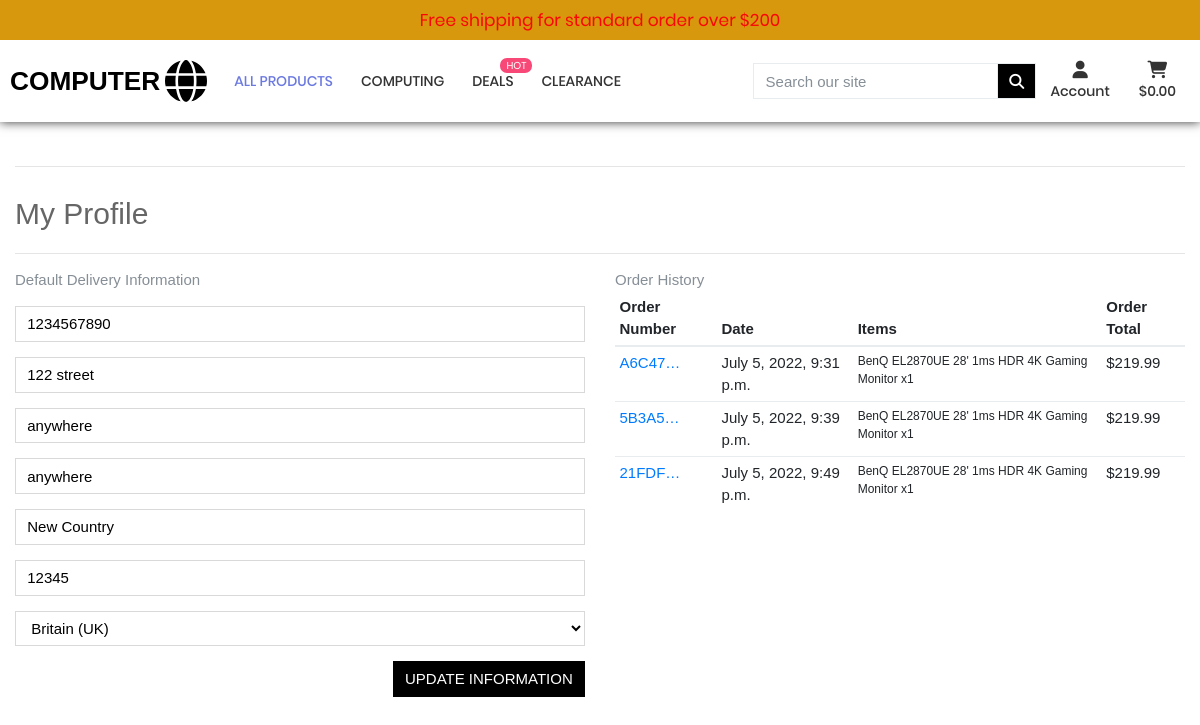
/profile/ (signed in), run on an earlier commit of the app's database.
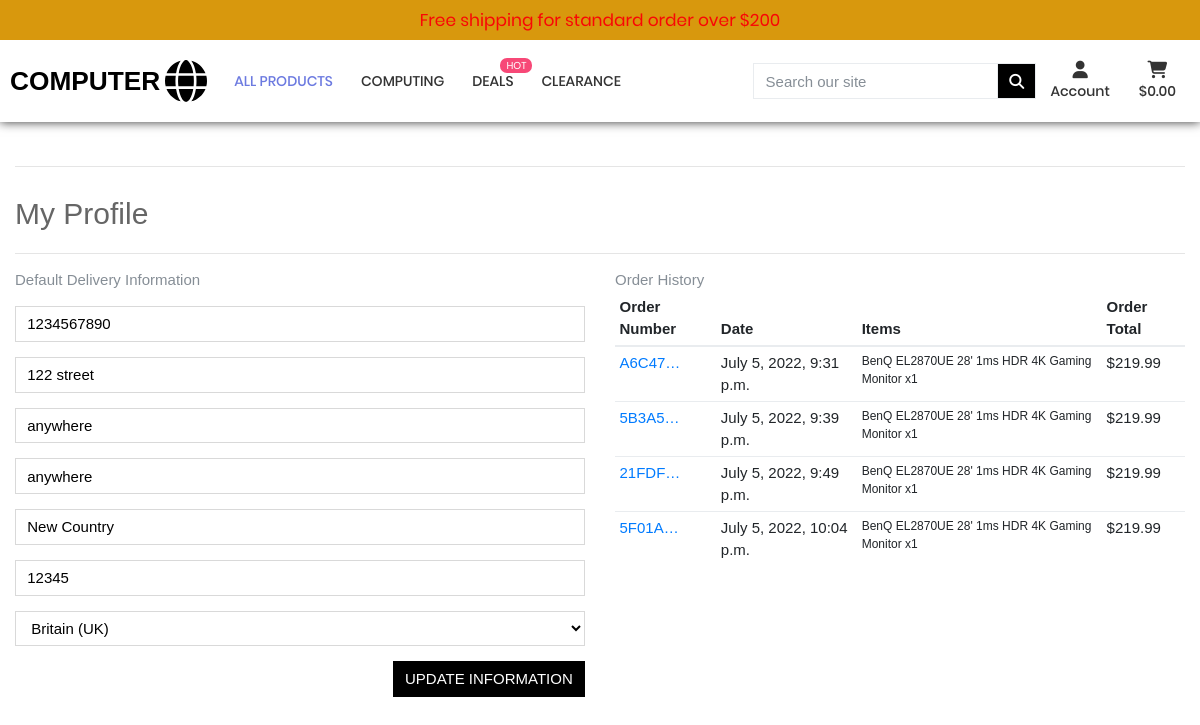
And on a later commit of the database.
### profiles/models.py (models this page shows, shortened)
class UserProfile(models.Model):
    user = models.OneToOneField(User, on_delete=models.CASCADE)
    default_phone_number = models.CharField(max_length=20, null=True, blank=True)
    default_street_address1 = models.CharField(max_length=80, null=True, blank=True)
    default_street_address2 = models.CharField(max_length=80, null=True, blank=True)
    default_town_or_city = models.CharField(max_length=40, null=True, blank=True)
    default_county = models.CharField(max_length=80, null=True, blank=True)
    default_postcode = models.CharField(max_length=20, null=True, blank=True)
    default_country = CountryField(blank_label='Country', null=True, blank=True)

### checkout/models.py (models this page shows, shortened)
class Order(models.Model):
    order_number = models.CharField(max_length=32, null=False, editable=False)
    user_profile = models.ForeignKey(UserProfile, on_delete=models.SET_NULL,
                                     null=True, blank=True, related_name='orders')
    full_name = models.CharField(max_length=50, null=False, blank=False)
    email = models.EmailField(max_length=254, null=False, blank=False)
    phone_number = models.CharField(max_length=20, null=False, blank=False)
    country = CountryField(blank_label='Country *', null=False, blank=False)
    postcode = models.CharField(max_length=20, null=True, blank=True)
    town_or_city = models.CharField(max_length=40, null=False, blank=False)
    street_address1 = models.CharField(max_length=80, null=False, blank=False)
    street_address2 = models.CharField(max_length=80, null=True, blank=True)
    county = models.CharField(max_length=80, null=True, blank=True)
    date = models.DateTimeField(auto_now_add=True)
    delivery_cost = models.DecimalField(max_digits=6, decimal_places=2, null=False, default=0)
    order_total = models.DecimalField(max_digits=10, decimal_places=2, null=False, default=0)
    grand_total = models.DecimalField(max_digits=10, decimal_places=2, null=False, default=0)
    original_bag = models.TextField(null=False, blank=False, default='')
    stripe_pid = models.CharField(max_length=254, null=False, blank=False, default='')

class OrderLineItem(models.Model):
    order = models.ForeignKey(Order, null=False, blank=False, on_delete=models.CASCADE, related_name='lineitems')
    product = models.ForeignKey(Product, null=False, blank=False, on_delete=models.CASCADE)
    product_size = models.CharField(max_length=2, null=True, blank=True)  # 24, 27, 28, 32, 49
    quantity = models.IntegerField(null=False, blank=False, default=0)
    lineitem_total = models.DecimalField(max_digits=6, decimal_places=2, null=False, blank=False, editable=False)

### products/models.py (models this page shows, shortened)
class Product(models.Model):
    category = models.ForeignKey('Category', null=True, blank=True,
                                 on_delete=models.SET_NULL)
    sku = models.CharField(max_length=254, null=True, blank=True)
    name = models.CharField(max_length=254)
    description = models.TextField()
    has_sizes = models.BooleanField(default=False, null=True, blank=True)
    price = models.DecimalField(max_digits=6, decimal_places=2)
    rating = models.DecimalField(max_digits=6, decimal_places=2, null=True,
                                 blank=True)
    image_url = models.URLField(max_length=1024, null=True, blank=True)
    image = models.ImageField(null=True, blank=True)
    image1 = models.ImageField(null=True, blank=True)
    image2 = models.ImageField(null=True, blank=True)
    weight = models.CharField(max_length=254)
    dimension = models.CharField(max_length=254)

### profiles/views.py (the view)
# urls.py: path('profile/', include('profiles.urls')),
def profile(request):
    profile = get_object_or_404(UserProfile, user=request.user)
    if request.method == 'POST':
        form = UserProfileForm(request.POST, instance=profile)
        if form.is_valid():
            form.save()
            messages.success(request, 'Profile updated successfully')
        else:
            messages.error(request, 'Update failed. Please ensure the form is valid.')
    else:
        form = UserProfileForm(instance=profile)
    orders = profile.orders.all()
    template = 'profiles/profile.html'
    context = {
        'form': form,
        'orders': orders,
        'on_profile_page': True
    }
    return render(request, template, context)

### profiles/templates/profiles/profile.html (shortened to what this page needs)
{% extends "base.html" %}
{% load static %}
{% block extra_css %}
<link rel="stylesheet" href="{% static 'profiles/css/profile.css' %}">
{% endblock %}
{% block content %}
<div class="container p-t-150">
    <div class="row">
        <div class="col">
            <hr>
            <h2 class="logo-font mb-4">My Profile</h2>
            <hr>
        </div>
    </div>
    <div class="row">
        <div class="col-12 col-lg-6">
            <p class="text-muted">Default Delivery Information</p>
            <form class="mt-3" action="{% url 'profile' %}" method="POST" id="profile-update-form">
                {{ form|crispy }}
                <button class="btn btn-black rounded-0 text-uppercase float-right">Update Information</button>
            </form>
        </div>
        <div class="col-12 col-lg-6">
            <p class="text-muted">Order History</p>
            <div class="order-history table-responsive">
                <table class="table table-sm table-borderless">
                    <thead>
                        <tr>
                            <th>Order Number</th>
                            <th>Date</th>
                            <th>Items</th>
                            <th>Order Total</th>
                        </tr>
                    </thead>
                    <tbody>
                        {% for order in orders %}
                        <tr>
                            <td>
                                <a href="{% url 'order_history' order.order_number %}" title="{{ order.order_number }}">
                                    {{ order.order_number|truncatechars:6 }}
                                </a>
                            </td>
                            <td>{{ order.date }}</td>
                            <td>
                                <ul class="list-unstyled">
                                    {% for item in order.lineitems.all %}
                                    <li class="small">
                                        {{ item.product.name }} x{{ item.quantity }}
                                    </li>
                                    {% endfor %}
                                </ul>
                            </td>
                            <td>${{ order.grand_total }}</td>
                        </tr>
                        {% endfor %}
                    </tbody>
                </table>
            </div>
        </div>
    </div>
    {% endblock %}

### templates/base.html (shortened to what this page needs)
{% load static %}
<!doctype html>
<html lang="en">
<head>
    {% block corecss %}
    <link rel="stylesheet" href="https://stackpath.bootstrapcdn.com/bootstrap/4.4.1/css/bootstrap.min.css"
>
    <link rel="stylesheet" type="text/css" href="{% static 'vendor/bootstrap/css/bootstrap.min.css'%}">
    <link rel="stylesheet" type="text/css" href="{% static 'fonts/font-awesome-4.7.0/css/font-awesome.min.css'%}">
    <link rel="stylesheet" type="text/css" href="{% static 'fonts/iconic/css/material-design-iconic-font.min.css'%}">
    <link rel="stylesheet" type="text/css" href="{% static 'fonts/linearicons-v1.0.0/icon-font.min.css'%}">
    <link rel="stylesheet" type="text/css" href="{% static 'vendor/animate/animate.css'%}">
    <link rel="stylesheet" type="text/css" href="{% static 'vendor/css-hamburgers/hamburgers.min.css'%}">
    <link rel="stylesheet" type="text/css" href="{% static 'vendor/animsition/css/animsition.min.css'%}">
    <link rel="stylesheet" type="text/css" href="{% static 'vendor/select2/select2.min.css'%}">
    <link rel="stylesheet" type="text/css" href="{% static 'vendor/daterangepicker/daterangepicker.css'%}">
    <link rel="stylesheet" type="text/css" href="{% static 'vendor/slick/slick.css'%}">
    <link rel="stylesheet" type="text/css" href="{% static 'vendor/MagnificPopup/magnific-popup.css'%}">
    <link rel="stylesheet" type="text/css" href="{% static 'vendor/perfect-scrollbar/perfect-scrollbar.css'%}">
    <link rel="stylesheet" type="text/css" href="{% static 'css/util.css'%}">
    <link rel="stylesheet" type="text/css" href="{% static 'css/main.css'%}">
    {% endblock %}
    {% block extra_css %}
    {% endblock %}
</head>
<body class="animsition">
    <header>
        <div class="container-menu-desktop">
            <div class="top-bar">
                <div class="content-topbar flex-sb-m h-full container">
                    <div class="left-top-bar">
                        Free shipping for standard order over ${{free_delivery_threshold}}
                    </div>
                </div>
            </div>
            <div class="wrap-menu-desktop">
                <nav class="limiter-menu-desktop containers">
                    <a href="{% url 'home' %}" class="logo">
                        <h3 class="logo-text">COMPUTER</h3>
                        <img src="{% static 'images/icons/website-logo.svg'%}" alt="IMG-LOGO">
                    </a>
                    <div class="menu-desktop">
                        <ul class="main-menu">
                            <li class="active-menu">
                                <a href="{% url 'products' %}">ALL PRODUCTS</a>
                            </li>
                            <li>
                                <a href="{% url 'products' %}">COMPUTING</a>
                            </li>
                            <li class="label1" data-label1="hot">
                                <a href="{% url 'products' %}?category=deals">DEALS</a>
                            </li>
                            <li>
                                <a href="{% url 'products' %}?category=clearance">CLEARANCE</a>
                            </li>
                        </ul>
                    </div>
                    <div class="wrap-icon-header flex-w flex-r-m">
                        <form method="GET" action="{% url 'products' %}" class="search-bar">
                            <div class="input-group w-100">
                                <input class="form-control border border-black rounded-0 " type="text" name="q"
                                    placeholder="Search our site">
                                <div class="input-group-append">
                                    <button class="form-control btn btn-black border border-black rounded-0"
                                        type="submit">
                                        <span class="icon">
                                            <i class="fa fa-search"></i>
                                        </span>
                                    </button>
                                </div>
                            </div>
                        </form>
                        <ul class="list-inline list-unstyled text-center text-lg-right my-0 main-menu">
                            <li class="list-inline-item dropdown">
                                <a class="text-black nav-link" href="#" id="user-options" data-toggle="dropdown"
                                    aria-haspopup="true" aria-expanded="false">
                                    <div class="text-center">
                                        <div></div>
                                        <p class="my-0">Account</p>
                                    </div>
                                </a>
                            </li>
                            <li class="list-inline-item">
                                <a class="{% if grand_total %}text-info font-weight-bold{% else %}text-black{% endif %} nav-link"
                                    href="{% url 'view_bag' %}">
                                    <div class="text-center">
                                        <div></div>
                                        <p class="my-0">
                                            {% if grand_total %}
                                            ${{ grand_total|floatformat:2 }}
                                            {% else %}
                                            $0.00
                                            {% endif %}
                                        </p>
                                    </div>
                                </a>
                            </li>
                        </ul>
                    </div>
                </nav>
            </div>
        </div>
    </header>
    {% block content %}
    {% endblock %}
</body>
</html>

### templates/includes/main-nav.html (shortened to what this page needs)
{% load static %}

### templates/includes/mobile-top-header.html (shortened to what this page needs)
{% load static %}

What changed in the data, as far as the page shows it:
added Order: order_number "5F01A…", date "July 5, 2022, 10:04 p.m.", grand_total "219.99"
added OrderLineItem: product.name "BenQ EL2870UE 28' 1ms HDR 4K Gaming Monitor", quantity "1", shown under "5F01A…"
